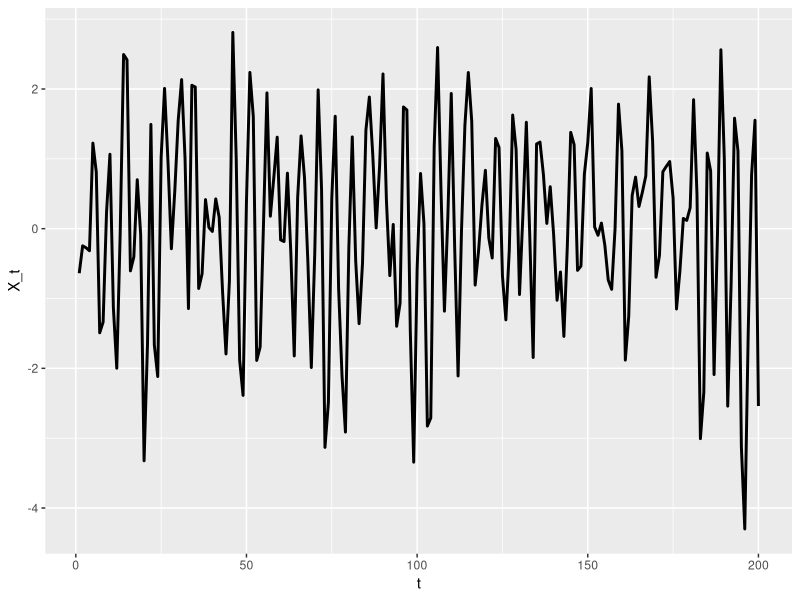
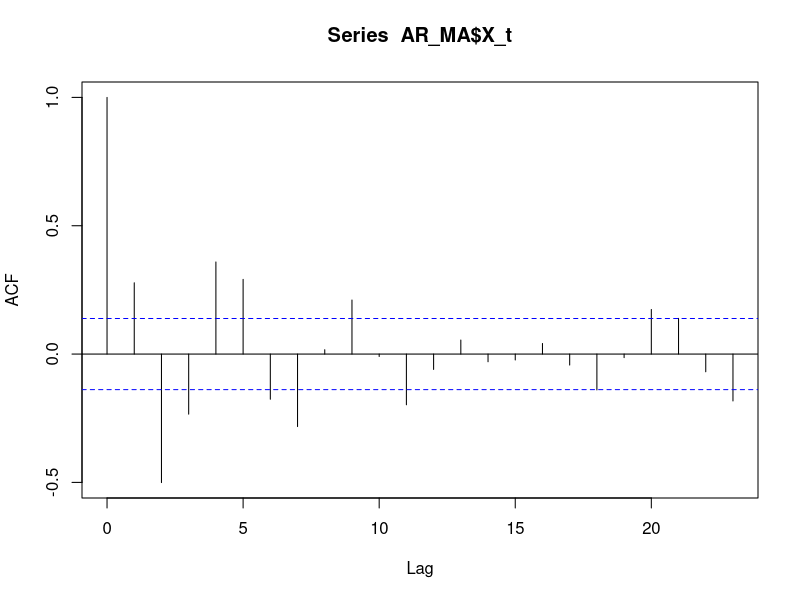
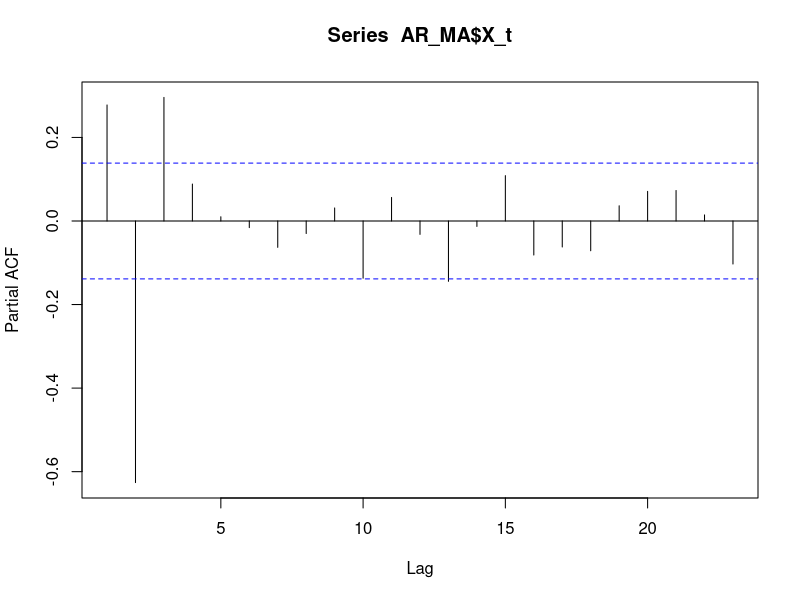
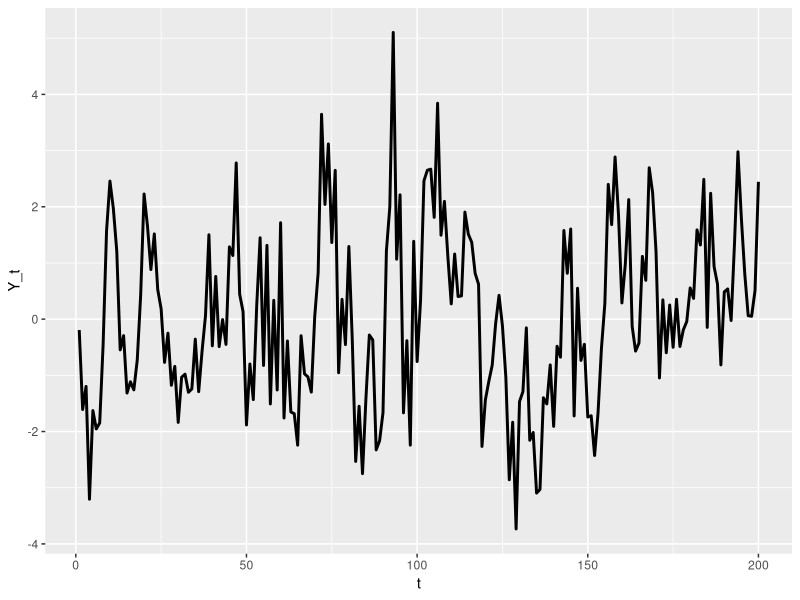
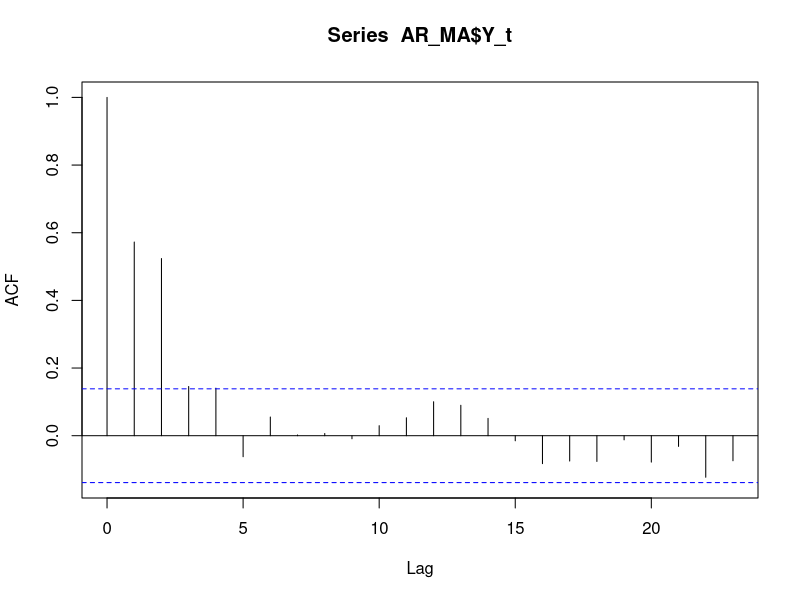
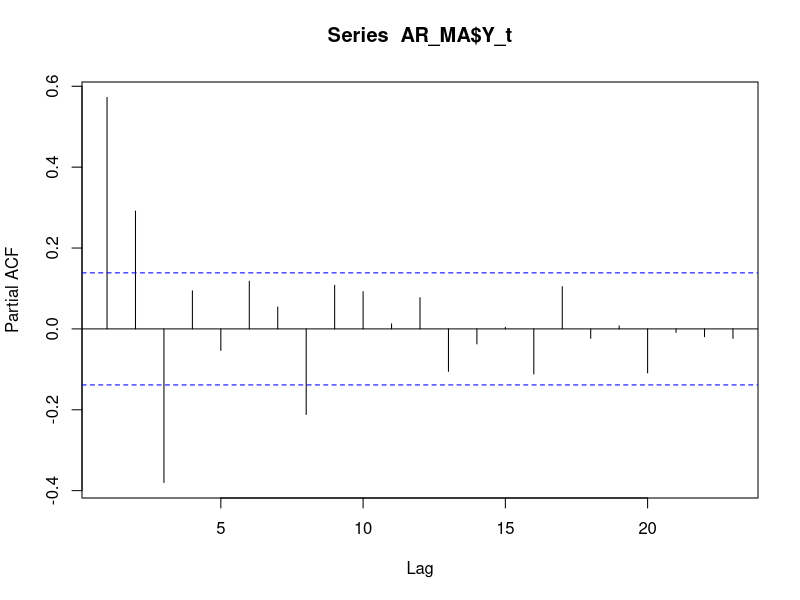
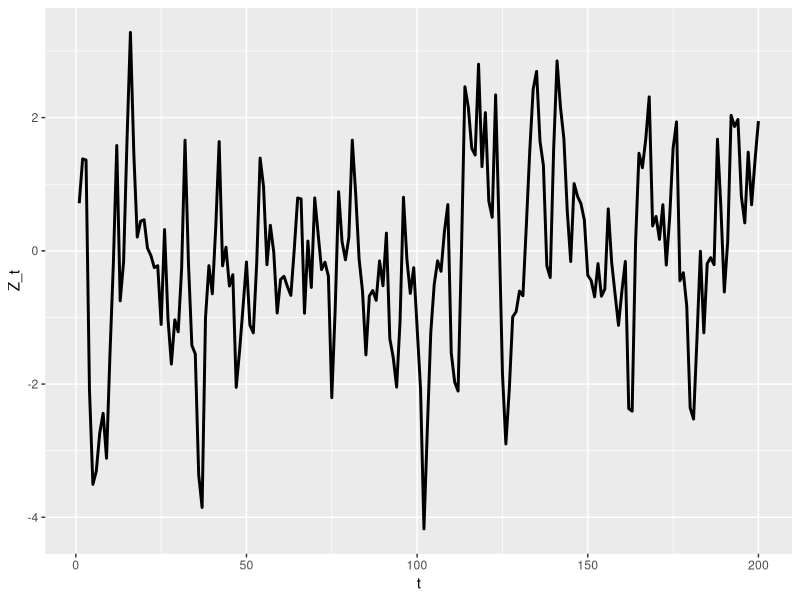
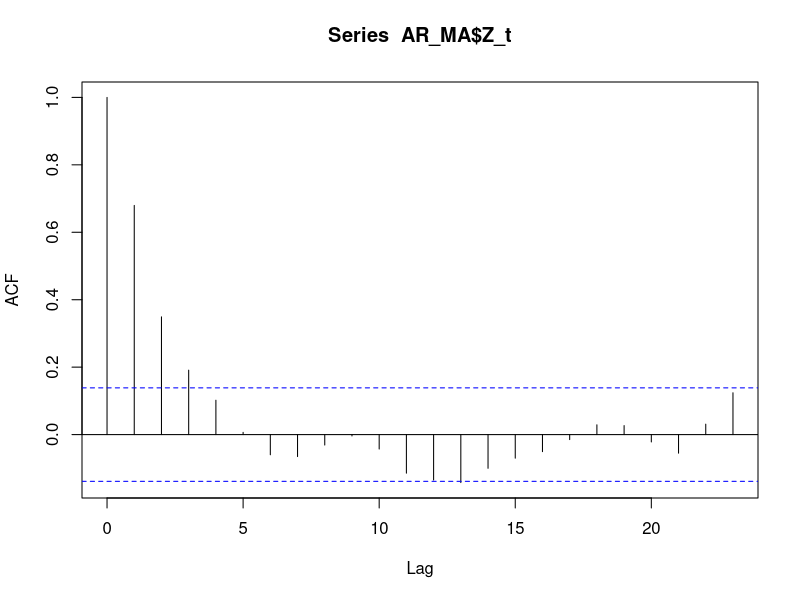

Write the R code that produced these figures, in order.
AR_MA <- read.csv("AR_MA.csv")
str(AR_MA)
library(ggplot2)

#AR process
ggplot(AR_MA, aes(x=t, y=X_t)) + geom_line(size=1)
acf(AR_MA$X_t)
pacf(AR_MA$X_t) #=> deviate significantly from 0 only up to lag 𝑘=3 AR(3)

#MA process
ggplot(AR_MA, aes(x=t, y=Y_t)) + geom_line(size=1)
acf(AR_MA$Y_t) #=> we deviate significantly from 0 only up to lag 𝑘=4 MA(4)
pacf(AR_MA$Y_t)

#ARMA Process 
ggplot(AR_MA, aes(x=t, y=Z_t)) + geom_line(size=1)
acf(AR_MA$Z_t)
pacf(AR_MA$Z_t)


#Simulation
set.seed(2018)
AR_MA$u_t_v1 <- rnorm(200,0,10)
set.seed(2019)
AR_MA$u_t_v2 <- rnorm(200,0,10)
set.seed(2020)
AR_MA$u_t_v3 <- rnorm(200,0,10)
set.seed(2021)
AR_MA$u_t_v4 <- rnorm(200,0,10)

str(AR_MA)

AR_MA$ARMA_v1 <- 3
AR_MA$ARMA_v2 <- 3
AR_MA$ARMA_v3 <- 3
AR_MA$ARMA_v4 <- 3

str(AR_MA)
for (index in 4:10) {
  print(index)
}

for (index in 3:200) {
  AR_MA$ARMA_v1[index] <- 3 + 0.8*AR_MA$ARMA_v1[index-1] - 0.4*AR_MA$ARMA_v1[index-2] + 0.7*AR_MA$u_t_v1[index-1] + 0.3*AR_MA$u_t_v1[index-2] + AR_MA$u_t_v1[index]
  
  AR_MA$ARMA_v2[index] <- 3 + 0.8*AR_MA$ARMA_v2[index-1] - 0.4*AR_MA$ARMA_v2[index-2] + 0.7*AR_MA$u_t_v2[index-1] + 0.3*AR_MA$u_t_v2[index-2] + AR_MA$u_t_v2[index]
  
  AR_MA$ARMA_v3[index] <- 3 + 0.8*AR_MA$ARMA_v3[index-1] - 0.4*AR_MA$ARMA_v3[index-2] + 0.7*AR_MA$u_t_v3[index-1] + 0.3*AR_MA$u_t_v3[index-2] + AR_MA$u_t_v3[index]
  
  AR_MA$ARMA_v4[index] <- 3 + 0.8*AR_MA$ARMA_v4[index-1] - 0.4*AR_MA$ARMA_v4[index-2] + 0.7*AR_MA$u_t_v4[index-1] + 0.3*AR_MA$u_t_v4[index-2] + AR_MA$u_t_v4[index]
}
str(AR_MA)

ggplot(AR_MA, aes(x=t)) +
  geom_line(aes(y=ARMA_v1, color="v1"), size=1) +
  geom_line(aes(y=ARMA_v2, color="v2"), size=1) +
  geom_line(aes(y=ARMA_v3, color="v3"), size=1) +
  geom_line(aes(y=ARMA_v4, color="v4"), size=1)


#Fitting ARMA Models and Estimating Coefficients
acf(AR_MA$ARMA_v4) #MA(1,2)
pacf(AR_MA$ARMA_v4) #AR(1,2,3) 
#=> ARMA(3,2) ARMA(2,2) ARMA(1,1)

my_arma_model <- arima(AR_MA$ARMA_v4, order = c(3,0,2))
my_arma_model
library(lmtest)
coeftest(my_arma_model)
#coefficients are not significant -> NO

my_arma_model <- arima(AR_MA$ARMA_v4, order = c(2,0,2))
my_arma_model
library(lmtest)
coeftest(my_arma_model)
#now significant

resid <- my_arma_model$residuals
acf(resid)
pacf(resid)
bgtest(resid ~ 1, order = 23)



#4Theoretical Properties of ARMA Processes
#4.1. The Case of AR(p) Processes
set.seed(2021)
u_t <- rnorm(n=300, 0, 1)

# generating AR(2)
ar_2 <- rep(1, times=300)

for (index in 3:300) {
  ar_2[index] <- 1 + 0.8*ar_2[index-1] - 0.1*ar_2[index-2] + u_t[index]
}

str(ar_2)

#theoretical 
#𝑐=1
#𝜙1=0.8
#𝜙2=−0.1
mean_theoretical <- 1/(1-(0.8-0.1)) #3.333333
variance_theoretical <- ((1+0.1)/(1-0.1))*(1/((1+0.1)^2-0.8^2)) #2.14425
acf_0 <- 1
acf_1 <- 0.8/(1+0.1) #0.7272727
acf_2 <- 0.8*acf_1 - 0.1*acf_0 #0.4818182

#emperical
mean(ar_2) #3.113222
var(ar_2) #2.335028
acf(ar_2, lag.max = 2, plot = FALSE) #1.000 0.728 0.492

#quite similar => we have fitted the right 𝐴𝑅𝑀𝐴(𝑝,𝑞) model to our time series


#4.2. The Case of MA(q) Processes
set.seed(2021)
u_t <- rnorm(n=300, 0, 1)

# generating MA(2)
ma_2 <- rep(1, times=300)

for (index in 3:300) {
  ma_2[index] <- 1 - 0.7*u_t[index-1] + 0.5*u_t[index-2] + u_t[index]
}

str(ma_2)
mean_theoretical <- 1
variance_theoretical <- 1 + (-0.7)^2 + 0.5^2
acf_0 <- 1
acf_1 <- ((-0.7)+(-0.7*0.5))/(1+(-0.7)^2+0.5^2)
acf_2 <- 0.5/(1+(-0.7)^2+0.5^2)
mean_theoretical

mean(ma_2)
var(ma_2)
acf(ma_2, lag.max = 2, plot = FALSE)










